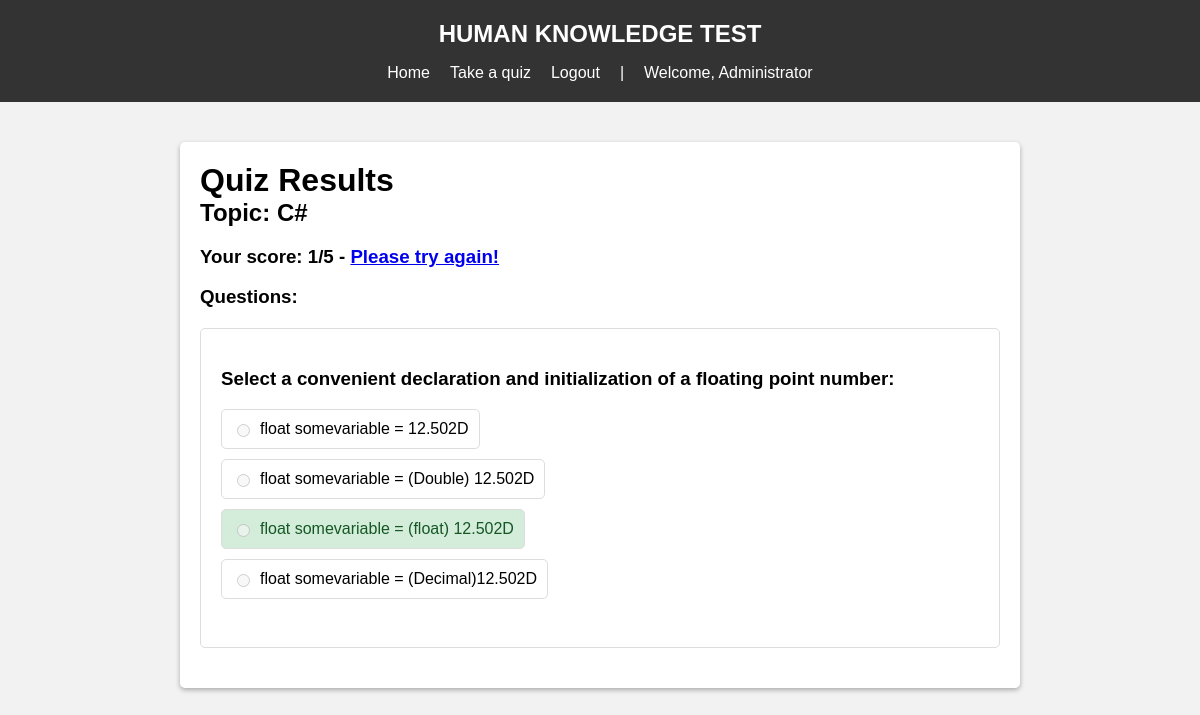
Screenshot of /quiz/quiz_result/26/ (signed in) with the database file from the repository.
### quiz/models.py (models this page shows, shortened)
class Topic(models.Model):
    topic_name = models.CharField(max_length=100)
    def __str__(self):
        return self.topic_name

class Quiz(models.Model):
    user = models.ForeignKey(User, on_delete=models.CASCADE)
    score = models.IntegerField()
    quiz_date = models.DateTimeField("Quiz date", auto_now_add=True)

class QuizQuestion(models.Model):
    quiz = models.ForeignKey(Quiz, on_delete=models.CASCADE)
    question = models.ForeignKey(Question, on_delete=models.CASCADE)
    user_answer = models.ForeignKey(Choice, on_delete=models.CASCADE, null=True, blank=True)

class Question(models.Model):
    topic = models.ForeignKey(Topic, on_delete=models.CASCADE)
    question_text = models.CharField(max_length=100)
    pub_date = models.DateTimeField("date published")

class Choice(models.Model):
    question = models.ForeignKey(Question, on_delete=models.CASCADE)
    option_text = models.CharField(max_length=100)
    correct_option = models.BooleanField(default=False)

### quiz/views.py (the view)
# urls.py: path('quiz_result/<int:quiz_id>/', views.quiz_results, name='quiz_result'),
@login_required
def quiz_results(request, quiz_id):
    try:
        quiz = Quiz.objects.get(pk=quiz_id)
        if quiz.user.id == request.user.id:
            quiz_questions = QuizQuestion.objects.filter(quiz=quiz)
            topic_id = quiz_questions[0].question.topic.id
            topic_name = Topic.objects.get(id=topic_id)
            context = {
                'topic_name': topic_name,
                'quiz': quiz,
                'quiz_questions': quiz_questions,
            }
            return render(request, 'quiz/results.html', context)
        else:
            return redirect('/error')
    except Quiz.DoesNotExist:
        return redirect('/error')

### templates/quiz/results.html
{% extends 'base.html' %}
{% load static %}
{% block head %}
  <link rel="stylesheet" type="text/css" href="{% static 'css/quiz-results.css' %}">
{% endblock %}
{% block content %}
  <h1>Quiz Results</h1>
  <div class="result-container">
    <h2>Topic: {{ topic_name }}</h2>
    <h3>Your score: {{ quiz.score }}/5 - {% if quiz.score == 0 or quiz.score == 1 or quiz.score == 2 %}<a href="{% url 'quiz:select_topic' %}">Please try again!</a>{% elif quiz.score == 3 %}Good job!{% elif quiz.score == 4 %}Excellent work!{% else %}You are a genius!{% endif %}</h3>
    <h3>Questions:</h3>
    <ul class="result-list">
      {% for qq in quiz_questions %}
      <li>
        <h3>{{ qq.question.question_text }}</h3>
        {% for choice in qq.question.choice_set.all %}
        <div class="result-choice">
          {% if choice.correct_option %}
          <label class="result-correct">
            {% elif choice.id == qq.user_answer.id %}
            <label class="result-incorrect">
              {% else %}
              <label>
                {% endif %}
                <input type="radio" readonly disabled="disabled" id="choice{{ choice.pk }}" name="answer{{ qq.question.pk }}" value="{{ choice.pk }}">
                {{ choice.option_text }}</label>
            </div>
            {% endfor %}
            <br>
          </li>
          {% endfor %}
        </ul>
      </div>
    {% endblock %}

### templates/base.html (shortened to what this page needs)
<!DOCTYPE html>
<html lang="en">
<head>
    {% block head %}
        {% load static %}
    {% endblock %}
</head>
<body>
    <header>
        <h2>HUMAN KNOWLEDGE TEST</h2>
        <nav>
            <ul>
                {% if user.is_authenticated %}
                    <li><a href="{% url 'quiz:index' %}">Home</a></li>
                    <li><a href="{% url 'quiz:select_topic' %}">Take a quiz</a></li>
                    <li><a href="{% url 'account:logout' %}">Logout</a></li>
                    <li>|</li>
                    <li>Welcome, <a href="{% url 'account:profile' %}">{{ user.first_name }}</a></li>
                {% else %}
                    <li><a href="{% url 'account:login' %}">Login</a></li>
                    <li><a href="{% url 'account:signup' %}">Signup</a></li>
                {% endif %}
            </ul>
        </nav>
    </header>
    <main>
        <div class="main-container">
            {% block content %}
            {% endblock %}
        </div>
    </main>
</body>
</html>

### quiz/static/css/quiz-results.css (style rules this page uses)
.result-list { list-style: none; padding: 0; margin: 0; }
.result-list li { margin: 20px 0; padding: 20px; border: 1px solid #ddd; border-radius: 5px; }
.result-choice { margin: 10px 0; }
.result-choice label { display: inline-flex; align-items: center; padding: 10px; border-radius: 5px; border: 1px solid #ddd; cursor: default; }
.result-choice label input[type="radio"] { margin-right: 10px; cursor: default; }
.result-correct { background-color: #d4edda; border-color: #c3e6cb; color: #155724; }

### templates/base.html (style rules this page uses)
body { font-family: Arial, sans-serif; background-color: #f2f2f2; margin: 0; padding: 0; }
header { background-color: #333; color: white; padding: 20px; text-align: center; }
nav ul { list-style: none; margin: 1rem 0 0 0; padding: 0; display: flex; justify-content: center; }
nav ul li { margin: 0 10px; }
nav ul li a { color: white; text-decoration: none; }
main { padding: 20px; }
h1, h2 { margin: 0; }
.main-container { margin: 20px auto; max-width: 800px; background-color: #fff; padding: 20px; border-radius: 5px; box-shadow: 0px 2px 5px rgba(0, 0, 0, 0.3); }

### rows the page displays
Topic: topic_name "C#"
Quiz: score "1"
QuizQuestion: question.question_text "Select a convenient declaration and initialization of a floating point number:"
Choice: option_text "float somevariable = 12.502D"
Choice: option_text "float somevariable = (Double) 12.502D"
Choice: option_text "float somevariable = (float) 12.502D"
Choice: option_text "float somevariable = (Decimal)12.502D"

### other values shown
{{ user.first_name }} "Administrator"
